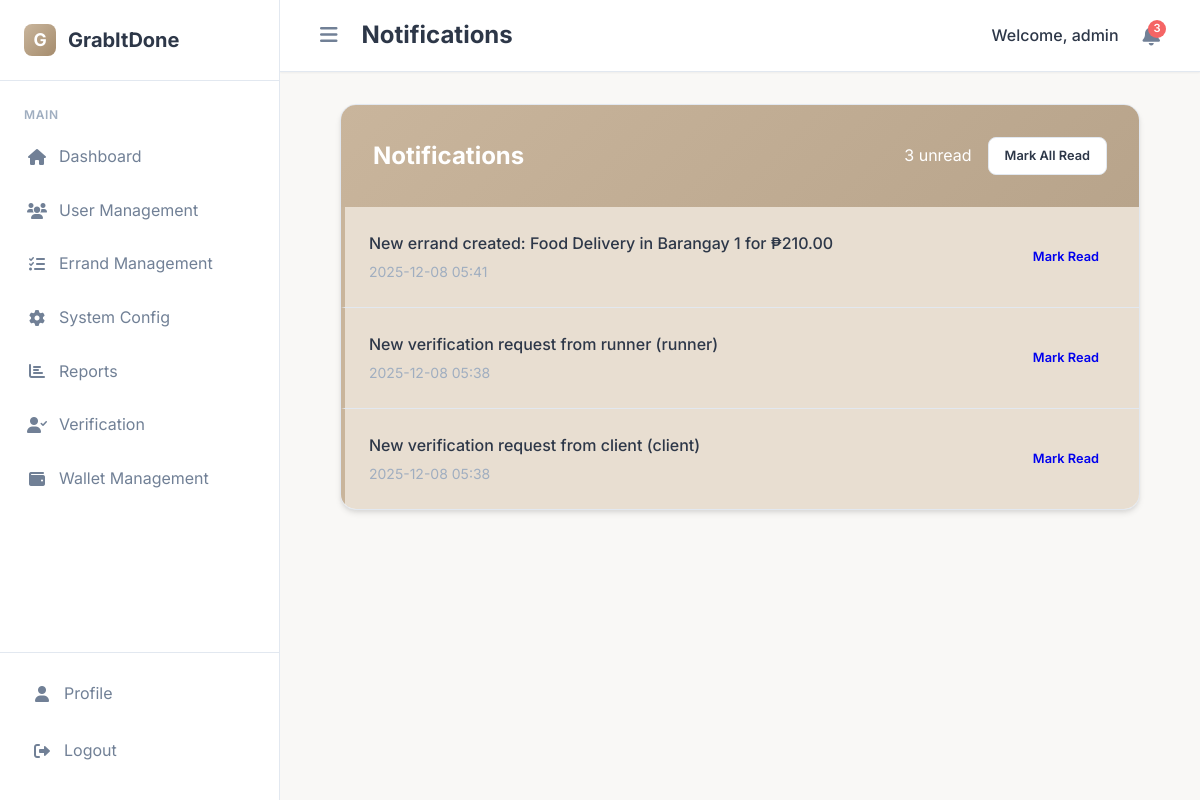
The app's page /notifications (signed in), older data.
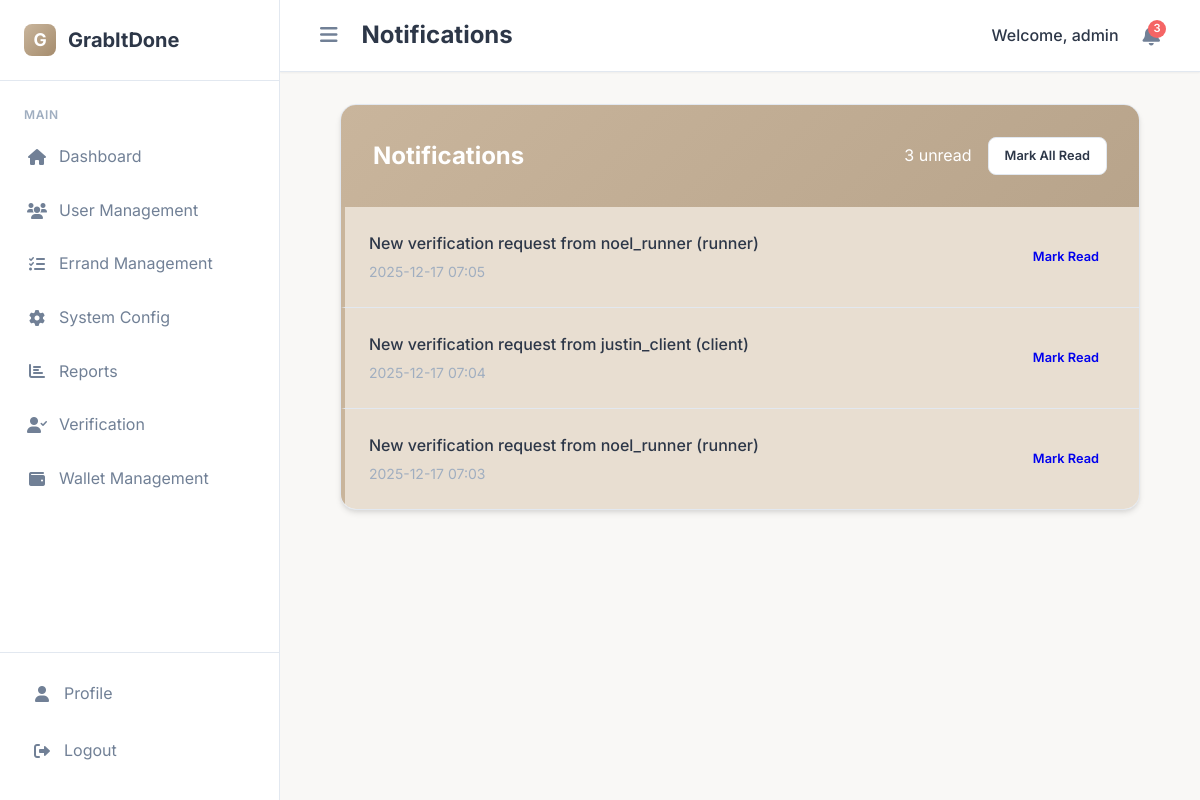
The same page, newer data.
### app/models.py (models this page shows)
class Notification(db.Model):
    id = db.Column(db.Integer, primary_key=True)
    user_id = db.Column(db.Integer, db.ForeignKey('user.id'), nullable=False)
    message = db.Column(db.Text, nullable=False)
    is_read = db.Column(db.Boolean, default=False)
    created_at = db.Column(db.DateTime, default=datetime.utcnow)
    user = db.relationship('User', backref='user_notifications')

### app/routes.py (the view)
@bp.route('/notifications')
@login_required()
def notifications():
    user_notifications = Notification.query.filter_by(
        user_id=session['user_id']
    ).order_by(Notification.created_at.desc()).all()
    return render_template('shared/notifications.html', notifications=user_notifications)

### app/routes.py (called while the page is built)
def validate_session():
    if 'user_id' not in session:
        return False
    session_hash = session.get('session_id')
    cookie_session = request.cookies.get('user_session')
    if not session_hash or not cookie_session:
        return False
    expected_cookie = f"{session['user_id']}_{session_hash}"
    return cookie_session == expected_cookie

### app/templates/shared/notifications.html (shortened to what this page needs)
{% extends 'base.html' %}
{% block header_title %}Notifications{% endblock %}
{% block content %}
<div class="auth-container">
    <div class="auth-card">
        <div class="auth-header">
            <h2>Notifications</h2>
            <div class="header-actions">
                {% if unread_notification_count > 0 %}
                    {{ unread_notification_count }} unread
                {% endif %}
                {% if notifications %}
                <a href="{{ url_for('main.mark_all_read') }}" class="btn btn-secondary btn-sm">
                    Mark All Read
                </a>
                {% endif %}
            </div>
        </div>
        <div class="auth-form">
            {% if notifications %}
            <div class="notification-list">
                {% for notification in notifications %}
                <div class="notification-item {% if not notification.is_read %}unread{% endif %}">
                    <div class="notification-content">
                        <div class="notification-message">{{ notification.message }}</div>
                        <div class="notification-time">{{ notification.created_at.strftime('%Y-%m-%d %H:%M') }}</div>
                    </div>
                    <div class="action-buttons">
                        {% if not notification.is_read %}
                        <a href="{{ url_for('main.mark_notification_read', notification_id=notification.id) }}" class="btn btn-success btn-sm">Mark Read</a>
                        {% else %}
                        <span class="badge badge-success">Read</span>
                        {% endif %}
                    </div>
                </div>
                {% endfor %}
            </div>
            {% endif %}
        </div>
    </div>
</div>
{% endblock %}

Row changes from the older to the newer data that the page shows:
removed Notification: message "New errand created: Food Delivery in Barangay 1 for ₱210.00", created_at "2025-12-08 05:41"
added Notification: message "New verification request from noel_runner (runner)", created_at "2025-12-17 07:05"
changed Notification: message "New verification request from runner (runner)" → "New verification request from justin_client (client)"; created_at "2025-12-08 05:38" → "2025-12-17 07:04"
changed Notification (number 3 of 3 on the later page): message "New verification request from client (client)" → "New verification request from noel_runner (runner)"; created_at "2025-12-08 05:38" → "2025-12-17 07:03"
